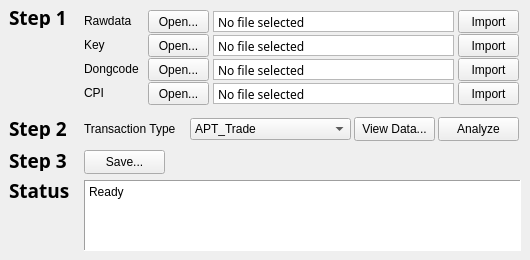
    <widget class="QWidget" name="DataProcessor">
     <attribute name="title">
      <string>DataProcessor</string>
     </attribute>
     <widget class="QPushButton" name="DP_button_open_rawdata">
      <property name="geometry">
       <rect>
        <x>148</x>
        <y>10</y>
        <width>61</width>
        <height>23</height>
       </rect>
      </property>
      <property name="text">
       <string>Open...</string>
      </property>
     </widget>
     <widget class="QPushButton" name="DP_button_import_rawdata">
      <property name="geometry">
       <rect>
        <x>458</x>
        <y>10</y>
        <width>61</width>
        <height>23</height>
       </rect>
      </property>
      <property name="text">
       <string>Import</string>
      </property>
     </widget>
     <widget class="QLabel" name="DP_label_step1">
      <property name="geometry">
       <rect>
        <x>9</x>
        <y>7</y>
        <width>71</width>
        <height>21</height>
       </rect>
      </property>
      <property name="font">
       <font>
        <family>나눔고딕코딩</family>
        <pointsize>14</pointsize>
        <weight>75</weight>
        <bold>true</bold>
       </font>
      </property>
      <property name="text">
       <string>Step 1</string>
      </property>
     </widget>
     <widget class="QTextBrowser" name="DP_text_path_rawdata">
      <property name="geometry">
       <rect>
        <x>213</x>
        <y>11</y>
        <width>241</width>
        <height>21</height>
       </rect>
      </property>
      <property name="sizePolicy">
       <sizepolicy hsizetype="Fixed" vsizetype="Fixed">
        <horstretch>0</horstretch>
        <verstretch>0</verstretch>
       </sizepolicy>
      </property>
      <property name="font">
       <font>
        <family>굴림</family>
        <pointsize>9</pointsize>
       </font>
      </property>
      <property name="cursor" stdset="0">
       <cursorShape>IBeamCursor</cursorShape>
      </property>
      <property name="mouseTracking">
       <bool>false</bool>
      </property>
      <property name="focusPolicy">
       <enum>Qt::ClickFocus</enum>
      </property>
      <property name="contextMenuPolicy">
       <enum>Qt::DefaultContextMenu</enum>
      </property>
      <property name="acceptDrops">
       <bool>true</bool>
      </property>
      <property name="toolTip">
       <string notr="true"/>
      </property>
      <property name="layoutDirection">
       <enum>Qt::LeftToRight</enum>
      </property>
      <property name="autoFillBackground">
       <bool>false</bool>
      </property>
      <property name="inputMethodHints">
       <set>Qt::ImhNone</set>
      </property>
      <property name="frameShape">
       <enum>QFrame::StyledPanel</enum>
      </property>
      <property name="verticalScrollBarPolicy">
       <enum>Qt::ScrollBarAlwaysOff</enum>
      </property>
      <property name="horizontalScrollBarPolicy">
       <enum>Qt::ScrollBarAlwaysOff</enum>
      </property>
      <property name="sizeAdjustPolicy">
       <enum>QAbstractScrollArea::AdjustToContents</enum>
      </property>
      <property name="lineWrapMode">
       <enum>QTextEdit::NoWrap</enum>
      </property>
      <property name="lineWrapColumnOrWidth">
       <number>0</number>
      </property>
      <property name="html">
       <string>&lt;!DOCTYPE HTML PUBLIC &quot;-//W3C//DTD HTML 4.0//EN&quot; &quot;http://www.w3.org/TR/REC-html40/strict.dtd&quot;&gt;
&lt;html&gt;&lt;head&gt;&lt;meta name=&quot;qrichtext&quot; content=&quot;1&quot; /&gt;&lt;style type=&quot;text/css&quot;&gt;
p, li { white-space: pre-wrap; }
&lt;/style&gt;&lt;/head&gt;&lt;body style=&quot; font-family:'굴림'; font-size:9pt; font-weight:400; font-style:normal;&quot;&gt;
&lt;p style=&quot; margin-top:12px; margin-bottom:12px; margin-left:0px; margin-right:0px; -qt-block-indent:0; text-indent:0px;&quot;&gt;No file selected&lt;/p&gt;&lt;/body&gt;&lt;/html&gt;</string>
      </property>
     </widget>
     <widget class="QLabel" name="DP_label_step2">
      <property name="geometry">
       <rect>
        <x>9</x>
        <y>118</y>
        <width>71</width>
        <height>21</height>
       </rect>
      </property>
      <property name="font">
       <font>
        <family>나눔고딕코딩</family>
        <pointsize>14</pointsize>
        <weight>75</weight>
        <bold>true</bold>
       </font>
      </property>
      <property name="text">
       <string>Step 2</string>
      </property>
     </widget>
     <widget class="QPushButton" name="DP_button_analyze">
      <property name="geometry">
       <rect>
        <x>438</x>
        <y>117</y>
        <width>81</width>
        <height>24</height>
       </rect>
      </property>
      <property name="text">
       <string>Analyze</string>
      </property>
     </widget>
     <widget class="QLabel" name="DP_label_step3">
      <property name="geometry">
       <rect>
        <x>9</x>
        <y>150</y>
        <width>71</width>
        <height>21</height>
       </rect>
      </property>
      <property name="font">
       <font>
        <family>나눔고딕코딩</family>
        <pointsize>14</pointsize>
        <weight>75</weight>
        <bold>true</bold>
       </font>
      </property>
      <property name="text">
       <string>Step 3</string>
      </property>
     </widget>
     <widget class="QPushButton" name="DP_button_viewdata">
      <property name="geometry">
       <rect>
        <x>354</x>
        <y>117</y>
        <width>81</width>
        <height>24</height>
       </rect>
      </property>
      <property name="text">
       <string>View Data...</string>
      </property>
     </widget>
     <widget class="QPushButton" name="DP_button_save">
      <property name="geometry">
       <rect>
        <x>84</x>
        <y>150</y>
        <width>81</width>
        <height>24</height>
       </rect>
      </property>
      <property name="text">
       <string>Save...</string>
      </property>
     </widget>
     <widget class="QTextBrowser" name="DP_text_status">
      <property name="enabled">
       <bool>true</bool>
      </property>
      <property name="geometry">
       <rect>
        <x>84</x>
        <y>180</y>
        <width>437</width>
        <height>71</height>
       </rect>
      </property>
      <property name="mouseTracking">
       <bool>false</bool>
      </property>
      <property name="focusPolicy">
       <enum>Qt::NoFocus</enum>
      </property>
      <property name="contextMenuPolicy">
       <enum>Qt::CustomContextMenu</enum>
      </property>
      <property name="acceptDrops">
       <bool>false</bool>
      </property>
      <property name="autoFillBackground">
       <bool>true</bool>
      </property>
      <property name="inputMethodHints">
       <set>Qt::ImhMultiLine</set>
      </property>
      <property name="frameShape">
       <enum>QFrame::Panel</enum>
      </property>
      <property name="frameShadow">
       <enum>QFrame::Sunken</enum>
      </property>
      <property name="html">
       <string>&lt;!DOCTYPE HTML PUBLIC &quot;-//W3C//DTD HTML 4.0//EN&quot; &quot;http://www.w3.org/TR/REC-html40/strict.dtd&quot;&gt;
&lt;html&gt;&lt;head&gt;&lt;meta name=&quot;qrichtext&quot; content=&quot;1&quot; /&gt;&lt;style type=&quot;text/css&quot;&gt;
p, li { white-space: pre-wrap; }
&lt;/style&gt;&lt;/head&gt;&lt;body style=&quot; font-family:'Gulim'; font-size:9pt; font-weight:400; font-style:normal;&quot;&gt;
&lt;p style=&quot; margin-top:0px; margin-bottom:0px; margin-left:0px; margin-right:0px; -qt-block-indent:0; text-indent:0px;&quot;&gt;Ready&lt;/p&gt;&lt;/body&gt;&lt;/html&gt;</string>
      </property>
     </widget>
     <widget class="QLabel" name="DP_label_status">
      <property name="geometry">
       <rect>
        <x>9</x>
        <y>180</y>
        <width>71</width>
        <height>21</height>
       </rect>
      </property>
      <property name="font">
       <font>
        <family>나눔고딕코딩</family>
        <pointsize>14</pointsize>
        <weight>75</weight>
        <bold>true</bold>
       </font>
      </property>
      <property name="text">
       <string>Status</string>
      </property>
     </widget>
     <widget class="QLabel" name="DP_label_rawdata">
      <property name="geometry">
       <rect>
        <x>84</x>
        <y>10</y>
        <width>61</width>
        <height>21</height>
       </rect>
      </property>
      <property name="text">
       <string>Rawdata</string>
      </property>
     </widget>
     <widget class="QLabel" name="DP_label_key">
      <property name="geometry">
       <rect>
        <x>84</x>
        <y>34</y>
        <width>61</width>
        <height>21</height>
       </rect>
      </property>
      <property name="text">
       <string>Key</string>
      </property>
     </widget>
     <widget class="QPushButton" name="DP_button_open_key">
      <property name="geometry">
       <rect>
        <x>148</x>
        <y>34</y>
        <width>61</width>
        <height>23</height>
       </rect>
      </property>
      <property name="text">
       <string>Open...</string>
      </property>
     </widget>
     <widget class="QTextBrowser" name="DP_text_path_key">
      <property name="geometry">
       <rect>
        <x>213</x>
        <y>35</y>
        <width>241</width>
        <height>21</height>
       </rect>
      </property>
      <property name="sizePolicy">
       <sizepolicy hsizetype="Fixed" vsizetype="Fixed">
        <horstretch>0</horstretch>
        <verstretch>0</verstretch>
       </sizepolicy>
      </property>
      <property name="font">
       <font>
        <family>굴림</family>
        <pointsize>9</pointsize>
       </font>
      </property>
      <property name="cursor" stdset="0">
       <cursorShape>IBeamCursor</cursorShape>
      </property>
      <property name="mouseTracking">
       <bool>false</bool>
      </property>
      <property name="focusPolicy">
       <enum>Qt::ClickFocus</enum>
      </property>
      <property name="contextMenuPolicy">
       <enum>Qt::DefaultContextMenu</enum>
      </property>
      <property name="acceptDrops">
       <bool>true</bool>
      </property>
      <property name="toolTip">
       <string notr="true"/>
      </property>
      <property name="layoutDirection">
       <enum>Qt::LeftToRight</enum>
      </property>
      <property name="autoFillBackground">
       <bool>false</bool>
      </property>
      <property name="inputMethodHints">
       <set>Qt::ImhNone</set>
      </property>
      <property name="frameShape">
       <enum>QFrame::StyledPanel</enum>
      </property>
      <property name="verticalScrollBarPolicy">
       <enum>Qt::ScrollBarAlwaysOff</enum>
      </property>
      <property name="horizontalScrollBarPolicy">
       <enum>Qt::ScrollBarAlwaysOff</enum>
      </property>
      <property name="sizeAdjustPolicy">
       <enum>QAbstractScrollArea::AdjustToContents</enum>
      </property>
      <property name="lineWrapMode">
       <enum>QTextEdit::NoWrap</enum>
      </property>
      <property name="lineWrapColumnOrWidth">
       <number>0</number>
      </property>
      <property name="html">
       <string>&lt;!DOCTYPE HTML PUBLIC &quot;-//W3C//DTD HTML 4.0//EN&quot; &quot;http://www.w3.org/TR/REC-html40/strict.dtd&quot;&gt;
&lt;html&gt;&lt;head&gt;&lt;meta name=&quot;qrichtext&quot; content=&quot;1&quot; /&gt;&lt;style type=&quot;text/css&quot;&gt;
p, li { white-space: pre-wrap; }
&lt;/style&gt;&lt;/head&gt;&lt;body style=&quot; font-family:'굴림'; font-size:9pt; font-weight:400; font-style:normal;&quot;&gt;
&lt;p style=&quot; margin-top:12px; margin-bottom:12px; margin-left:0px; margin-right:0px; -qt-block-indent:0; text-indent:0px;&quot;&gt;No file selected&lt;/p&gt;&lt;/body&gt;&lt;/html&gt;</string>
      </property>
     </widget>
     <widget class="QPushButton" name="DP_button_import_key">
      <property name="geometry">
       <rect>
        <x>458</x>
        <y>34</y>
        <width>61</width>
        <height>23</height>
       </rect>
      </property>
      <property name="text">
       <string>Import</string>
      </property>
     </widget>
     <widget class="QLabel" name="DP_label_dongcode">
      <property name="geometry">
       <rect>
        <x>84</x>
        <y>58</y>
        <width>61</width>
        <height>21</height>
       </rect>
      </property>
      <property name="text">
       <string>Dongcode</string>
      </property>
     </widget>
     <widget class="QPushButton" name="DP_button_import_dongcode">
      <property name="geometry">
       <rect>
        <x>458</x>
        <y>58</y>
        <width>61</width>
        <height>23</height>
       </rect>
      </property>
      <property name="text">
       <string>Import</string>
      </property>
     </widget>
     <widget class="QTextBrowser" name="DP_text_path_dongcode">
      <property name="geometry">
       <rect>
        <x>213</x>
        <y>59</y>
        <width>241</width>
        <height>21</height>
       </rect>
      </property>
      <property name="sizePolicy">
       <sizepolicy hsizetype="Fixed" vsizetype="Fixed">
        <horstretch>0</horstretch>
        <verstretch>0</verstretch>
       </sizepolicy>
      </property>
      <property name="font">
       <font>
        <family>굴림</family>
        <pointsize>9</pointsize>
       </font>
      </property>
      <property name="cursor" stdset="0">
       <cursorShape>IBeamCursor</cursorShape>
      </property>
      <property name="mouseTracking">
       <bool>false</bool>
      </property>
      <property name="focusPolicy">
       <enum>Qt::ClickFocus</enum>
      </property>
      <property name="contextMenuPolicy">
       <enum>Qt::DefaultContextMenu</enum>
      </property>
      <property name="acceptDrops">
       <bool>true</bool>
      </property>
      <property name="toolTip">
       <string notr="true"/>
      </property>
      <property name="layoutDirection">
       <enum>Qt::LeftToRight</enum>
      </property>
      <property name="autoFillBackground">
       <bool>false</bool>
      </property>
      <property name="inputMethodHints">
       <set>Qt::ImhNone</set>
      </property>
      <property name="frameShape">
       <enum>QFrame::StyledPanel</enum>
      </property>
      <property name="verticalScrollBarPolicy">
       <enum>Qt::ScrollBarAlwaysOff</enum>
      </property>
      <property name="horizontalScrollBarPolicy">
       <enum>Qt::ScrollBarAlwaysOff</enum>
      </property>
      <property name="sizeAdjustPolicy">
       <enum>QAbstractScrollArea::AdjustToContents</enum>
      </property>
      <property name="lineWrapMode">
       <enum>QTextEdit::NoWrap</enum>
      </property>
      <property name="lineWrapColumnOrWidth">
       <number>0</number>
      </property>
      <property name="html">
       <string>&lt;!DOCTYPE HTML PUBLIC &quot;-//W3C//DTD HTML 4.0//EN&quot; &quot;http://www.w3.org/TR/REC-html40/strict.dtd&quot;&gt;
&lt;html&gt;&lt;head&gt;&lt;meta name=&quot;qrichtext&quot; content=&quot;1&quot; /&gt;&lt;style type=&quot;text/css&quot;&gt;
p, li { white-space: pre-wrap; }
&lt;/style&gt;&lt;/head&gt;&lt;body style=&quot; font-family:'굴림'; font-size:9pt; font-weight:400; font-style:normal;&quot;&gt;
&lt;p style=&quot; margin-top:12px; margin-bottom:12px; margin-left:0px; margin-right:0px; -qt-block-indent:0; text-indent:0px;&quot;&gt;No file selected&lt;/p&gt;&lt;/body&gt;&lt;/html&gt;</string>
      </property>
     </widget>
     <widget class="QPushButton" name="DP_button_open_dongcode">
      <property name="geometry">
       <rect>
        <x>148</x>
        <y>58</y>
        <width>61</width>
        <height>23</height>
       </rect>
      </property>
      <property name="text">
       <string>Open...</string>
      </property>
     </widget>
     <widget class="QLabel" name="DP_label_cpi">
      <property name="geometry">
       <rect>
        <x>84</x>
        <y>82</y>
        <width>61</width>
        <height>21</height>
       </rect>
      </property>
      <property name="text">
       <string>CPI</string>
      </property>
     </widget>
     <widget class="QPushButton" name="DP_button_import_cpi">
      <property name="geometry">
       <rect>
        <x>458</x>
        <y>82</y>
        <width>61</width>
        <height>23</height>
       </rect>
      </property>
      <property name="text">
       <string>Import</string>
      </property>
     </widget>
     <widget class="QTextBrowser" name="DP_text_path_cpi">
      <property name="geometry">
       <rect>
        <x>213</x>
        <y>83</y>
        <width>241</width>
        <height>21</height>
       </rect>
      </property>
      <property name="sizePolicy">
       <sizepolicy hsizetype="Fixed" vsizetype="Fixed">
        <horstretch>0</horstretch>
        <verstretch>0</verstretch>
       </sizepolicy>
      </property>
      <property name="font">
       <font>
        <family>굴림</family>
        <pointsize>9</pointsize>
       </font>
      </property>
      <property name="cursor" stdset="0">
       <cursorShape>IBeamCursor</cursorShape>
      </property>
      <property name="mouseTracking">
       <bool>false</bool>
      </property>
      <property name="focusPolicy">
       <enum>Qt::ClickFocus</enum>
      </property>
      <property name="contextMenuPolicy">
       <enum>Qt::DefaultContextMenu</enum>
      </property>
      <property name="acceptDrops">
       <bool>true</bool>
      </property>
      <property name="toolTip">
       <string notr="true"/>
      </property>
      <property name="layoutDirection">
       <enum>Qt::LeftToRight</enum>
      </property>
      <property name="autoFillBackground">
       <bool>false</bool>
      </property>
      <property name="inputMethodHints">
       <set>Qt::ImhNone</set>
      </property>
      <property name="frameShape">
       <enum>QFrame::StyledPanel</enum>
      </property>
      <property name="verticalScrollBarPolicy">
       <enum>Qt::ScrollBarAlwaysOff</enum>
      </property>
      <property name="horizontalScrollBarPolicy">
       <enum>Qt::ScrollBarAlwaysOff</enum>
      </property>
      <property name="sizeAdjustPolicy">
       <enum>QAbstractScrollArea::AdjustToContents</enum>
      </property>
      <property name="lineWrapMode">
       <enum>QTextEdit::NoWrap</enum>
      </property>
      <property name="lineWrapColumnOrWidth">
       <number>0</number>
      </property>
      <property name="html">
       <string>&lt;!DOCTYPE HTML PUBLIC &quot;-//W3C//DTD HTML 4.0//EN&quot; &quot;http://www.w3.org/TR/REC-html40/strict.dtd&quot;&gt;
&lt;html&gt;&lt;head&gt;&lt;meta name=&quot;qrichtext&quot; content=&quot;1&quot; /&gt;&lt;style type=&quot;text/css&quot;&gt;
p, li { white-space: pre-wrap; }
&lt;/style&gt;&lt;/head&gt;&lt;body style=&quot; font-family:'굴림'; font-size:9pt; font-weight:400; font-style:normal;&quot;&gt;
&lt;p style=&quot; margin-top:12px; margin-bottom:12px; margin-left:0px; margin-right:0px; -qt-block-indent:0; text-indent:0px;&quot;&gt;No file selected&lt;/p&gt;&lt;/body&gt;&lt;/html&gt;</string>
      </property>
     </widget>
     <widget class="QPushButton" name="DP_button_open_cpi">
      <property name="geometry">
       <rect>
        <x>148</x>
        <y>82</y>
        <width>61</width>
        <height>23</height>
       </rect>
      </property>
      <property name="text">
       <string>Open...</string>
      </property>
     </widget>
     <widget class="QComboBox" name="DP_combobox_transaction_type">
      <property name="geometry">
       <rect>
        <x>190</x>
        <y>118</y>
        <width>161</width>
        <height>22</height>
       </rect>
      </property>
      <item>
       <property name="text">
        <string>APT_Trade</string>
       </property>
      </item>
      <item>
       <property name="text">
        <string>APT_Rent</string>
       </property>
      </item>
      <item>
       <property name="text">
        <string>Villa_Trade</string>
       </property>
      </item>
      <item>
       <property name="text">
        <string>Villa_Rent</string>
       </property>
      </item>
      <item>
       <property name="text">
        <string>Single_Trade</string>
       </property>
      </item>
      <item>
       <property name="text">
        <string>Single_Rent</string>
       </property>
      </item>
      <item>
       <property name="text">
        <string>Officetel_Trade</string>
       </property>
      </item>
      <item>
       <property name="text">
        <string>Officetel_Rent</string>
       </property>
      </item>
     </widget>
     <widget class="QLabel" name="DP_label_transaction_type">
      <property name="geometry">
       <rect>
        <x>84</x>
        <y>118</y>
        <width>101</width>
        <height>22</height>
       </rect>
      </property>
      <property name="text">
       <string>Transaction Type</string>
      </property>
     </widget>
    </widget>
